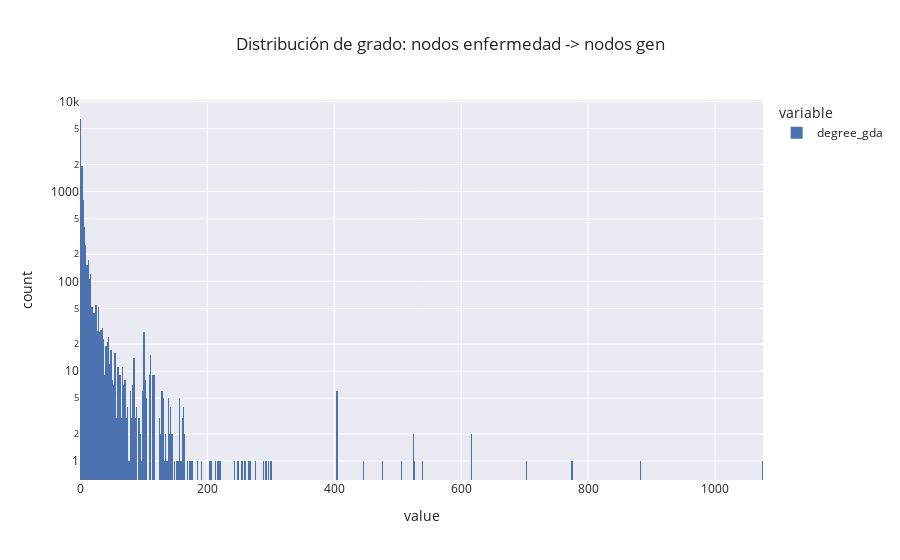

The code cell stored with this chart in its notebook:
### Code cell
fig_dp_degree = px.histogram(graph_node_data[(graph_node_data.node_type == "disease") & (graph_node_data.degree_gda !=0)]["degree_gda"], log_y=True, title="Distribución de grado: nodos enfermedad -> nodos gen")
fig_dp_degree.show()

### Figure 1 — Plotly figure (JSON) as saved in the notebook; plotly's stock layout.template omitted (floating-point values rounded to 4 significant figures; data arrays with more than 128 entries replaced by an {"elided": "..."} marker saying what was removed)
{"data": [{"alignmentgroup": "True", "bingroup": "x", "hovertemplate": "variable=degree_gda<br>value=%{x}<br>count=%{y}<extra></extra>", "legendgroup": "degree_gda", "marker": {"color": "rgb(76,114,176)", "pattern": {"shape": ""}}, "name": "degree_gda", "offsetgroup": "degree_gda", "orientation": "v", "showlegend": true, "type": "histogram", "x": {"elided": "11167 int values"}, "xaxis": "x", "yaxis": "y"}], "layout": {"barmode": "relative", "legend": {"title": {"text": "variable"}, "tracegroupgap": 0}, "title": {"text": "Distribución de grado: nodos enfermedad -> nodos gen"}, "xaxis": {"anchor": "y", "domain": [0, 1], "title": {"text": "value"}}, "yaxis": {"anchor": "x", "domain": [0, 1], "title": {"text": "count"}, "type": "log"}}}
